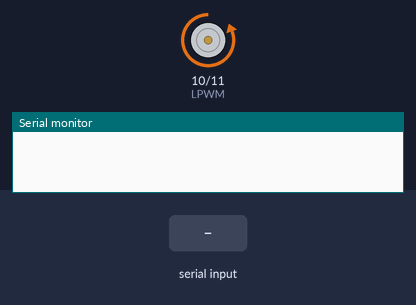
The sketch below on a simulated Arduino Uno, built with avr-gcc and run on an emulated ATmega328P. On the bench: motor-driver pin pairs drawn as motors (green arrow = first pin HIGH = forward, orange = second pin HIGH = backward, longer = more drive), the last lines printed to the serial monitor. The inputs (shaded band) are chosen by the test bench.

Above: at 1.2 s.
1.3 s: "90\n" received over Serial
At 6.4 s:
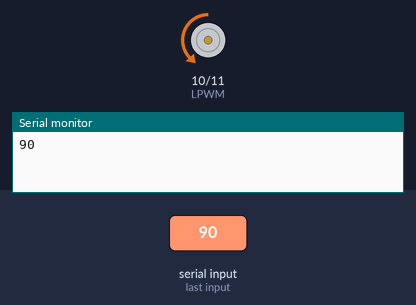
8.5 s: "30,150\n" received over Serial
At 13.3 s:
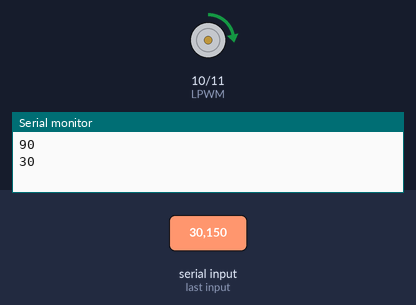
19.0 s: "200\n" received over Serial
At 21.4 s:
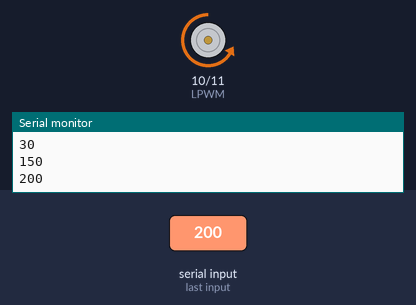
Timing chart, 0 to 26.0 s (numbered marks = the images above; inputs shaded):
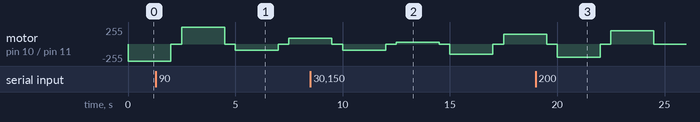

The sketch:

Linear_actuator_cycle.ino
```cpp
// Define motor driver pins
const int RPWM = 11;  // Forward PWM
const int LPWM = 10; // Reverse PWM

int maxSpeed = 255; // Default max speed

void setup() {
    pinMode(RPWM, OUTPUT);
    pinMode(LPWM, OUTPUT);

    Serial.begin(9600); // Initialize serial communication
}

void loop() {
    // Check for serial input
    if (Serial.available() > 0) {
        int newSpeed = Serial.parseInt();
        if (newSpeed >= 0 && newSpeed <= 255) {
            maxSpeed = newSpeed; // Update max speed if valid
            //Serial.print("Max speed set to: ");
            Serial.println(maxSpeed);
        }
    }

    // Run forward
    analogWrite(RPWM, maxSpeed); // Use max speed
    analogWrite(LPWM, 0);
    delay(2000); // Run for 2 seconds

    // Stop motor
    analogWrite(RPWM, 0);
    analogWrite(LPWM, 0);
    delay(500); // Pause for 0.5 seconds

    // Run in reverse
    analogWrite(RPWM, 0);
    analogWrite(LPWM, maxSpeed); // Use max speed
    delay(2000); // Run for 2 seconds

    // Stop motor
    analogWrite(RPWM, 0);
    analogWrite(LPWM, 0);
    delay(500); // Pause for 0.5 seconds
}
```
